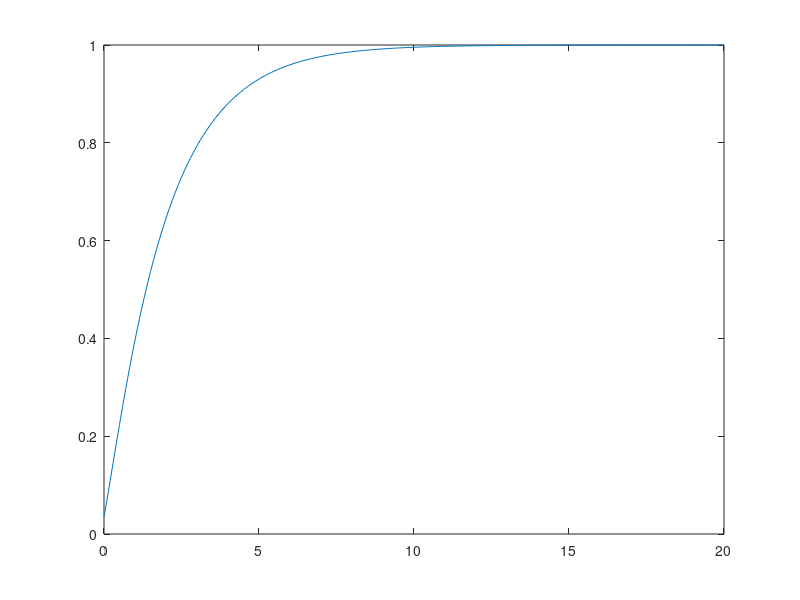

The MATLAB script that drew this image:
G = [2 -1 0; -1 2 -1; 0 -1 2;];
C = [2 -1 0; -1 2 0; 0 0 1;];
I = eye(3);
v0 = [0 0 0]';
Is = [1 0 1]';
dt = 0.1;
idx = 0;

for i = 0:dt:20
    idx = idx + 1;
    temp = 2*C + dt*G;
    v0 = temp \ (2*dt*Is+(2*C-dt*G)*v0);
    Vx(idx) = v0(2);
end

figure
plot(0:dt:20, Vx);